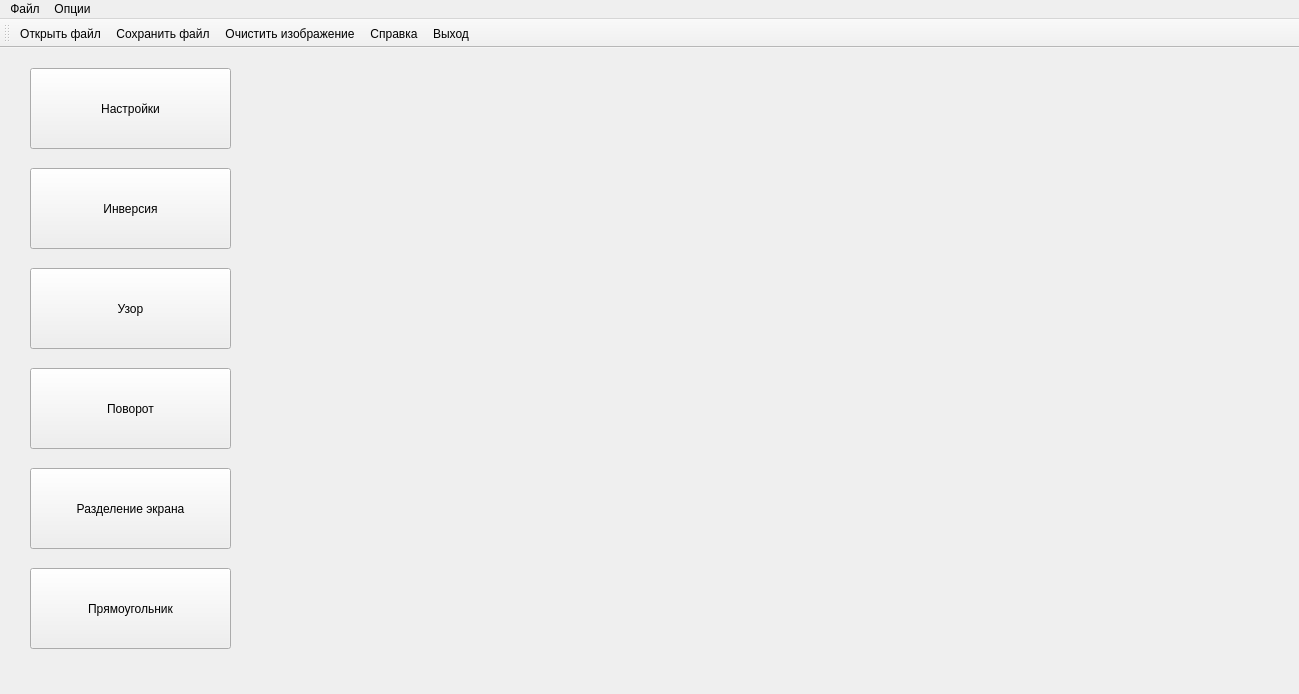
<?xml version="1.0" encoding="UTF-8"?>
<ui version="4.0">
 <class>MainWindow</class>
 <widget class="QMainWindow" name="MainWindow">
  <property name="geometry">
   <rect>
    <x>0</x>
    <y>0</y>
    <width>1299</width>
    <height>694</height>
   </rect>
  </property>
  <property name="windowTitle">
   <string>MainWindow</string>
  </property>
  <widget class="QWidget" name="centralWidget">
   <widget class="QWidget" name="gridLayoutWidget">
    <property name="geometry">
     <rect>
      <x>268</x>
      <y>1</y>
      <width>1031</width>
      <height>601</height>
     </rect>
    </property>
    <layout class="QGridLayout" name="gridLayout"/>
   </widget>
   <widget class="QPushButton" name="Rotate">
    <property name="geometry">
     <rect>
      <x>30</x>
      <y>320</y>
      <width>201</width>
      <height>81</height>
     </rect>
    </property>
    <property name="text">
     <string>Поворот</string>
    </property>
   </widget>
   <widget class="QPushButton" name="pattern">
    <property name="geometry">
     <rect>
      <x>30</x>
      <y>220</y>
      <width>201</width>
      <height>81</height>
     </rect>
    </property>
    <property name="text">
     <string>Узор</string>
    </property>
   </widget>
   <widget class="QPushButton" name="Inversion">
    <property name="geometry">
     <rect>
      <x>30</x>
      <y>120</y>
      <width>201</width>
      <height>81</height>
     </rect>
    </property>
    <property name="text">
     <string>Инверсия</string>
    </property>
   </widget>
   <widget class="QPushButton" name="Rectangle">
    <property name="geometry">
     <rect>
      <x>30</x>
      <y>520</y>
      <width>201</width>
      <height>81</height>
     </rect>
    </property>
    <property name="text">
     <string>Прямоугольник</string>
    </property>
   </widget>
   <widget class="QPushButton" name="Options">
    <property name="geometry">
     <rect>
      <x>30</x>
      <y>20</y>
      <width>201</width>
      <height>81</height>
     </rect>
    </property>
    <property name="text">
     <string>Настройки</string>
    </property>
   </widget>
   <widget class="QPushButton" name="Split">
    <property name="geometry">
     <rect>
      <x>30</x>
      <y>420</y>
      <width>201</width>
      <height>81</height>
     </rect>
    </property>
    <property name="text">
     <string>Разделение экрана</string>
    </property>
   </widget>
  </widget>
  <widget class="QToolBar" name="mainToolBar">
   <attribute name="toolBarArea">
    <enum>TopToolBarArea</enum>
   </attribute>
   <attribute name="toolBarBreak">
    <bool>false</bool>
   </attribute>
   <addaction name="open"/>
   <addaction name="save"/>
   <addaction name="refrsh"/>
   <addaction name="info"/>
   <addaction name="exit"/>
  </widget>
  <widget class="QMenuBar" name="menuBar">
   <property name="geometry">
    <rect>
     <x>0</x>
     <y>0</y>
     <width>1299</width>
     <height>22</height>
    </rect>
   </property>
   <widget class="QMenu" name="menu">
    <property name="title">
     <string>Файл</string>
    </property>
    <addaction name="open"/>
    <addaction name="save"/>
    <addaction name="refrsh"/>
   </widget>
   <widget class="QMenu" name="menu_2">
    <property name="title">
     <string>Опции</string>
    </property>
    <addaction name="info"/>
    <addaction name="exit"/>
   </widget>
   <addaction name="menu"/>
   <addaction name="menu_2"/>
  </widget>
  <action name="save">
   <property name="icon">
    <iconset resource="icons.qrc">
     <normaloff>:/im/icos/onebit.png</normaloff>:/im/icos/onebit.png</iconset>
   </property>
   <property name="text">
    <string>Сохранить файл</string>
   </property>
  </action>
  <action name="open">
   <property name="icon">
    <iconset resource="icons.qrc">
     <normaloff>:/im/icos/add.png</normaloff>:/im/icos/add.png</iconset>
   </property>
   <property name="text">
    <string>Открыть файл</string>
   </property>
  </action>
  <action name="info">
   <property name="icon">
    <iconset resource="icons.qrc">
     <normaloff>:/im/icos/info.png</normaloff>:/im/icos/info.png</iconset>
   </property>
   <property name="text">
    <string>Справка</string>
   </property>
  </action>
  <action name="exit">
   <property name="icon">
    <iconset resource="icons.qrc">
     <normaloff>:/im/icos/applicationexit.png</normaloff>:/im/icos/applicationexit.png</iconset>
   </property>
   <property name="text">
    <string>Выход</string>
   </property>
  </action>
  <action name="refrsh">
   <property name="icon">
    <iconset resource="icons.qrc">
     <normaloff>:/im/icos/restart.png</normaloff>:/im/icos/restart.png</iconset>
   </property>
   <property name="text">
    <string>Очистить изображение</string>
   </property>
  </action>
 </widget>
 <layoutdefault spacing="6" margin="11"/>
 <resources>
  <include location="icons.qrc"/>
 </resources>
 <connections/>
</ui>
